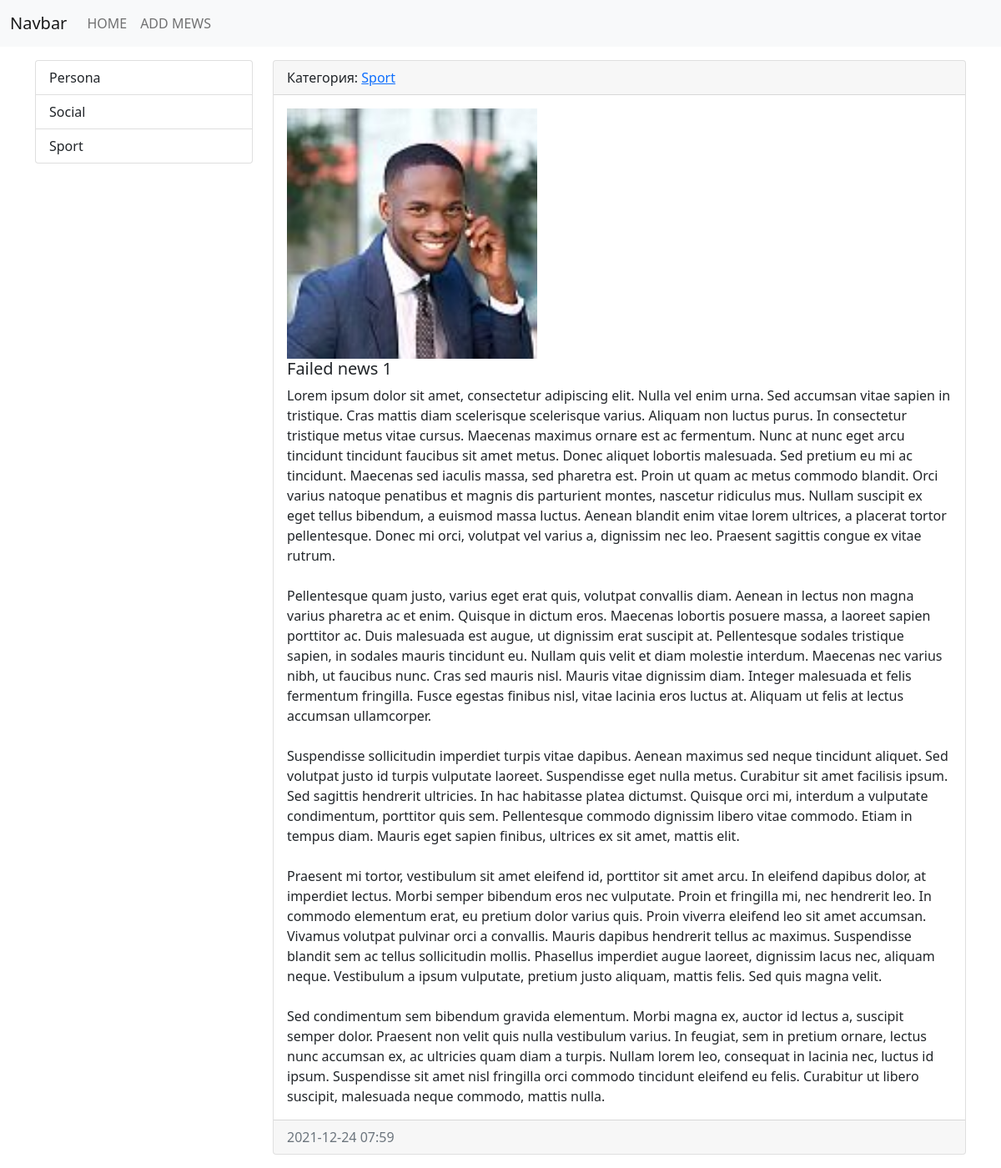
Before: /news/4/ with the older database file.
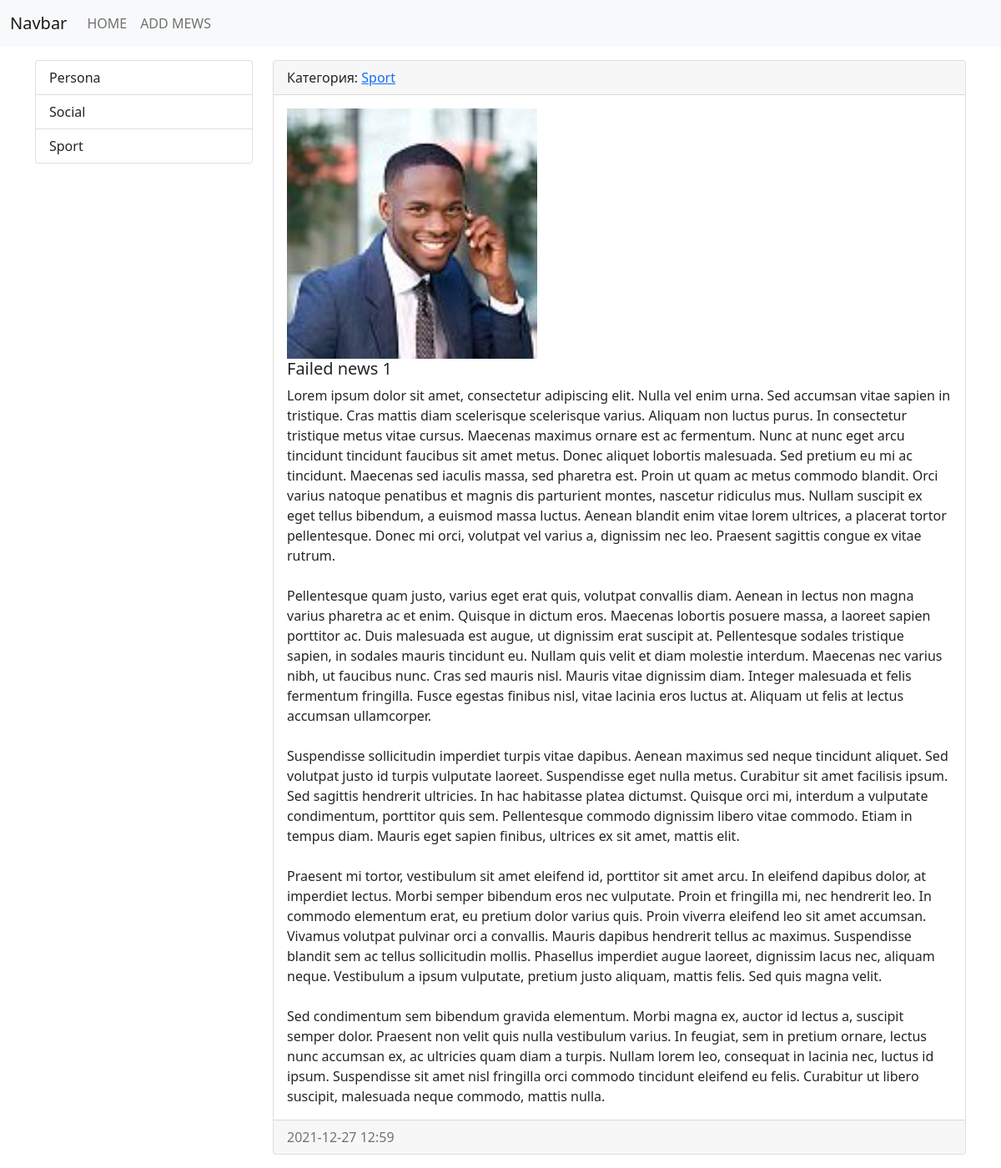
After: the same page with the newer database file.
### news/models.py (models this page shows, shortened)
class News(models.Model):
    title = models.CharField(max_length=150, verbose_name = 'Тема')
    content = models.TextField(verbose_name = 'Текст')
    photo = models.ImageField(upload_to = 'photos/%Y/%m/%d/', verbose_name = 'Фото')
    created_at = models.DateTimeField(auto_now_add = True, verbose_name = 'Дата создания')
    updated_at = models.DateTimeField(auto_now = True, verbose_name = 'Дата последнего изменеения')
    is_published = models.BooleanField(default = True, verbose_name = 'Опубликован')
    category = models.ForeignKey(to = 'Category', on_delete = models.PROTECT, null = True, verbose_name = 'Категория')
    class Meta:
        verbose_name = 'Запись'
        verbose_name_plural = 'Записи'
        ordering = ['-created_at', '-title']

class Category(models.Model):
    title = models.CharField(max_length = 50, verbose_name = 'Категория', db_index = True)
    def __str__(self):
        return self.title
    def get_absolute_url(self):
        return reverse(viewname = 'category', kwargs={'category_id': self.pk,})
    class Meta:
        verbose_name = 'Категория'
        verbose_name_plural = 'Категории'
        ordering = ['title',]

### news/views.py (the view)
# urls.py: path('news/<int:news_id>/', ViewNews.as_view(), name = 'view_news'),
class ViewNews(DetailView):
    model = News
    pk_url_kwarg = 'news_id'
    template_name = 'news/view_news_detail.html'
    context_object_name = 'news_item'

### news/templatetags/news_tags.py (called while the page is built)
@register.simple_tag()
def get_categories():
    return Category.objects.all()

### news/templates/news/view_news_detail.html (shortened to what this page needs)
{% extends 'base.html' %}
{% block sidebar %}
    {% include 'inc/_sidebar.html' %}
{% endblock  %}
{% block content %}
<div class="col-md-9">
    <div class="card mb-3">
        <div class="card-header">
            Категория: <a href="{{ news_item.category.get_absolute_url }}"> {{ news_item.category  }} </a>
        </div>
        <div class="card-body">
            <div class="media">
                {% if news_item.photo %}
                    <img src="{{ news_item.photo.url }}" width="300" class="mr-3">
                {% endif %}
                <div class="media-body">
                    <h5 class="card-title">{{ news_item.title }}</h5>
                    <p class="card-text">{{ news_item.content|linebreaksbr }}</p>
                </div>
            </div>
        </div>
        <div class="card-footer text-muted">
            {{ news_item.updated_at|date:"Y-m-d H:i"}}
        </div>
    </div>
</div>
{% endblock  %}

Changed rows visible on the page:
changed News "Failed news 1": updated_at "2021-12-24 07:59" → "2021-12-27 12:59"
